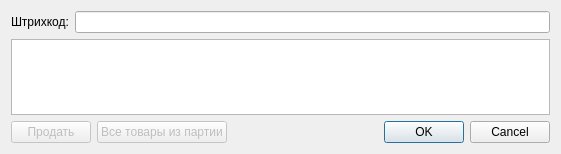
<?xml version="1.0" encoding="UTF-8"?>
<ui version="4.0">
 <class>SearchBarcodeDialog</class>
 <widget class="QDialog" name="SearchBarcodeDialog">
  <property name="geometry">
   <rect>
    <x>0</x>
    <y>0</y>
    <width>561</width>
    <height>154</height>
   </rect>
  </property>
  <property name="windowTitle">
   <string>Поиск товара по штрихкоду</string>
  </property>
  <layout class="QVBoxLayout" name="verticalLayout">
   <item>
    <layout class="QHBoxLayout" name="ltBarcode">
     <item>
      <widget class="QLabel" name="lblBarcode">
       <property name="text">
        <string>Штрихкод:</string>
       </property>
      </widget>
     </item>
     <item>
      <widget class="QLineEdit" name="edtBarcode">
       <property name="inputMask">
        <string>9999999999999; </string>
       </property>
       <property name="maxLength">
        <number>13</number>
       </property>
      </widget>
     </item>
    </layout>
   </item>
   <item>
    <widget class="QTableView" name="tvProduct">
     <property name="verticalScrollBarPolicy">
      <enum>Qt::ScrollBarAlwaysOff</enum>
     </property>
     <property name="horizontalScrollBarPolicy">
      <enum>Qt::ScrollBarAlwaysOff</enum>
     </property>
     <property name="selectionMode">
      <enum>QAbstractItemView::NoSelection</enum>
     </property>
     <property name="selectionBehavior">
      <enum>QAbstractItemView::SelectRows</enum>
     </property>
     <attribute name="horizontalHeaderHighlightSections">
      <bool>false</bool>
     </attribute>
     <attribute name="horizontalHeaderStretchLastSection">
      <bool>true</bool>
     </attribute>
     <attribute name="verticalHeaderVisible">
      <bool>false</bool>
     </attribute>
     <attribute name="verticalHeaderMinimumSectionSize">
      <number>30</number>
     </attribute>
    </widget>
   </item>
   <item>
    <spacer name="spacer">
     <property name="orientation">
      <enum>Qt::Vertical</enum>
     </property>
     <property name="sizeHint" stdset="0">
      <size>
       <width>20</width>
       <height>40</height>
      </size>
     </property>
    </spacer>
   </item>
   <item>
    <layout class="QHBoxLayout" name="ltButtons">
     <item>
      <widget class="QPushButton" name="btnSellProduct">
       <property name="enabled">
        <bool>false</bool>
       </property>
       <property name="text">
        <string>Продать</string>
       </property>
      </widget>
     </item>
     <item>
      <widget class="QPushButton" name="btnOpenConsignment">
       <property name="enabled">
        <bool>false</bool>
       </property>
       <property name="text">
        <string>Все товары из партии</string>
       </property>
      </widget>
     </item>
     <item>
      <widget class="QDialogButtonBox" name="btnBox">
       <property name="orientation">
        <enum>Qt::Horizontal</enum>
       </property>
       <property name="standardButtons">
        <set>QDialogButtonBox::Cancel|QDialogButtonBox::Ok</set>
       </property>
      </widget>
     </item>
    </layout>
   </item>
  </layout>
 </widget>
 <resources/>
 <connections>
  <connection>
   <sender>btnBox</sender>
   <signal>accepted()</signal>
   <receiver>SearchBarcodeDialog</receiver>
   <slot>accept()</slot>
   <hints>
    <hint type="sourcelabel">
     <x>248</x>
     <y>254</y>
    </hint>
    <hint type="destinationlabel">
     <x>157</x>
     <y>274</y>
    </hint>
   </hints>
  </connection>
  <connection>
   <sender>btnBox</sender>
   <signal>rejected()</signal>
   <receiver>SearchBarcodeDialog</receiver>
   <slot>reject()</slot>
   <hints>
    <hint type="sourcelabel">
     <x>316</x>
     <y>260</y>
    </hint>
    <hint type="destinationlabel">
     <x>286</x>
     <y>274</y>
    </hint>
   </hints>
  </connection>
 </connections>
</ui>
